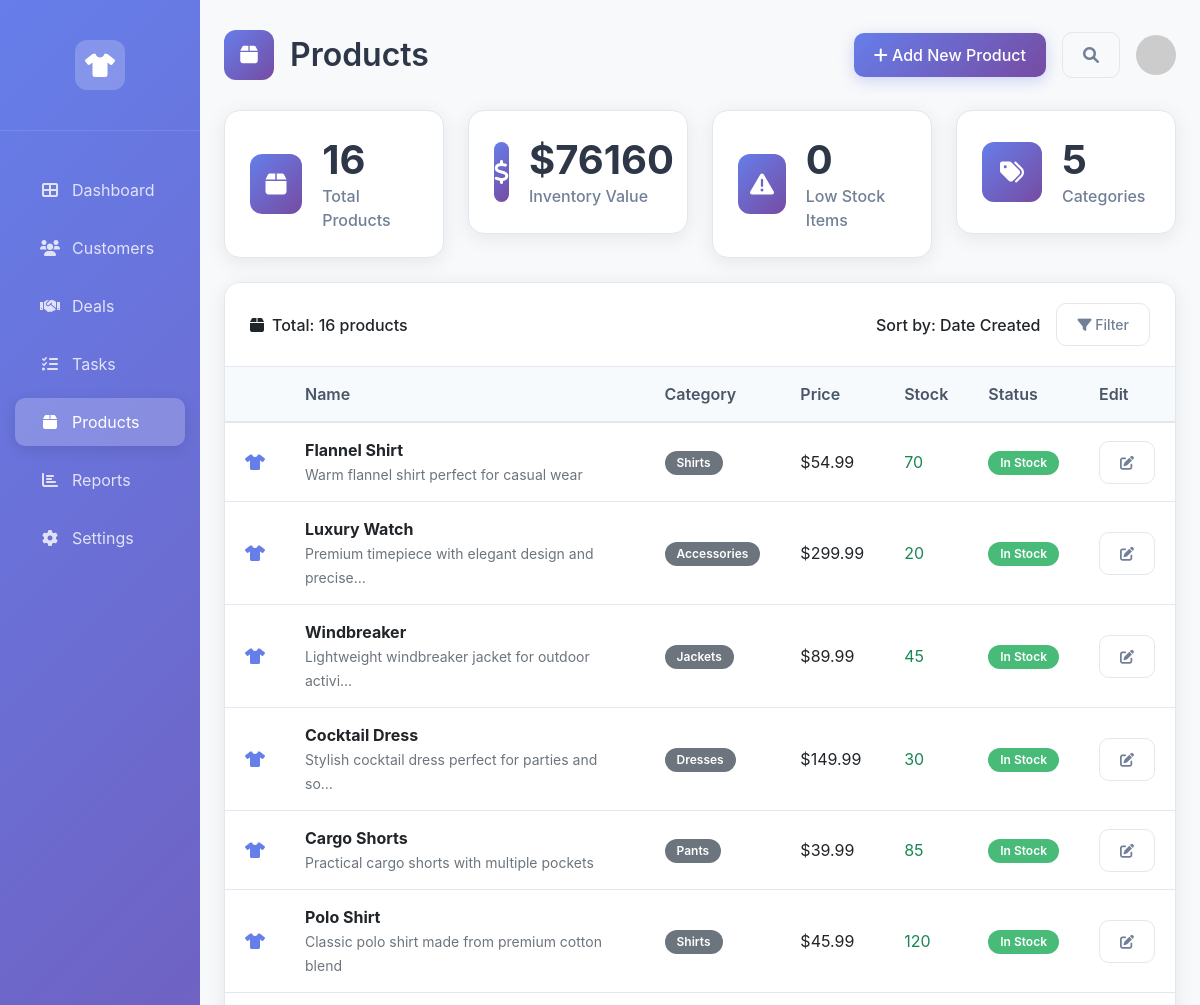
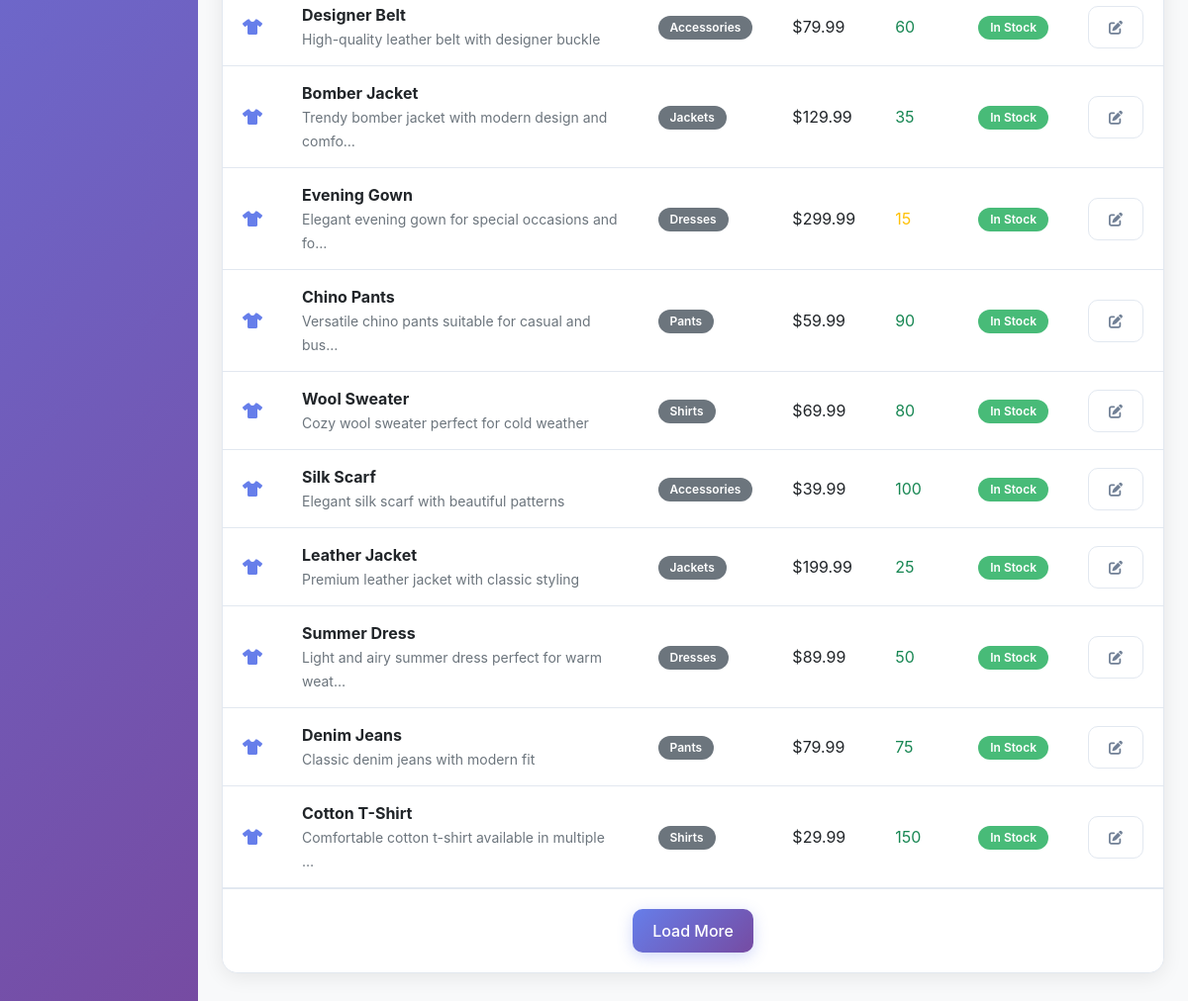
Screenshot of /products/ with the database file from the repository (2 pictures, top to bottom).
### erp/models.py (models this page shows, shortened)
class Product(models.Model):
    CATEGORY_CHOICES = [
        ('shirts', 'Shirts'),
        ('pants', 'Pants'),
        ('dresses', 'Dresses'),
        ('jackets', 'Jackets'),
        ('accessories', 'Accessories'),
    ]
    name = models.CharField(max_length=100)
    category = models.CharField(max_length=20, choices=CATEGORY_CHOICES)
    price = models.DecimalField(max_digits=10, decimal_places=2)
    stock_quantity = models.IntegerField(default=0)
    description = models.TextField(blank=True)
    created_at = models.DateTimeField(auto_now_add=True)

### erp/views.py (the view)
# urls.py: path('products/', views.products_list, name='products_list'),
def products_list(request):
    products = Product.objects.all().order_by('-created_at')
    total_products = products.count()
    total_value = sum(product.price * product.stock_quantity for product in products)
    low_stock_count = products.filter(stock_quantity__lt=10).count()
    context = {
        'products': products,
        'total_products': total_products,
        'total_value': total_value,
        'low_stock_count': low_stock_count,
    }
    return render(request, 'erp/products.html', context)

### templates/erp/products.html (shortened to what this page needs)
{% extends 'base.html' %}
{% block content %}
<div class="page-header">
    <div class="d-flex justify-content-between align-items-center">
        <div class="d-flex align-items-center">
            <div class="page-icon me-3">
                <i class="fas fa-box"></i>
            </div>
            <h1 class="page-title">Products</h1>
        </div>
        <div class="d-flex align-items-center">
            <a href="{% url 'product_create' %}" class="btn btn-primary me-3">
                <i class="fas fa-plus"></i> Add New Product
            </a>
            <button class="btn btn-outline-secondary me-3">
                <i class="fas fa-search"></i>
            </button>
            <div class="user-avatar">
                <img src="https://via.placeholder.com/40" alt="User" class="rounded-circle">
            </div>
        </div>
    </div>
</div>
<div class="row mb-4">
    <div class="col-md-3">
        <div class="stat-card">
            <div class="stat-icon">
                <i class="fas fa-box"></i>
            </div>
            <div class="stat-content">
                <h3>{{ total_products }}</h3>
                <p>Total Products</p>
            </div>
        </div>
    </div>
    <div class="col-md-3">
        <div class="stat-card">
            <div class="stat-icon">
                <i class="fas fa-dollar-sign"></i>
            </div>
            <div class="stat-content">
                <h3>${{ total_value|floatformat:0 }}</h3>
                <p>Inventory Value</p>
            </div>
        </div>
    </div>
    <div class="col-md-3">
        <div class="stat-card">
            <div class="stat-icon">
                <i class="fas fa-exclamation-triangle"></i>
            </div>
            <div class="stat-content">
                <h3>{{ low_stock_count }}</h3>
                <p>Low Stock Items</p>
            </div>
        </div>
    </div>
    <div class="col-md-3">
        <div class="stat-card">
            <div class="stat-icon">
                <i class="fas fa-tags"></i>
            </div>
            <div class="stat-content">
                <h3>5</h3>
                <p>Categories</p>
            </div>
        </div>
    </div>
</div>
<div class="content-card">
    <div class="card-header">
        <div class="d-flex justify-content-between align-items-center">
            <div class="d-flex align-items-center">
                <i class="fas fa-box me-2"></i>
                <span>Total: {{ total_products }} products</span>
            </div>
            <div class="d-flex align-items-center">
                <span class="me-3">Sort by: Date Created</span>
                <button class="btn btn-outline-secondary btn-sm">
                    <i class="fas fa-filter"></i> Filter
                </button>
            </div>
        </div>
    </div>
    <div class="table-responsive">
        <table class="table table-hover">
            <thead>
                <tr>
                    <th width="5%"></th>
                    <th>Name</th>
                    <th>Category</th>
                    <th>Price</th>
                    <th>Stock</th>
                    <th>Status</th>
                    <th width="10%">Edit</th>
                </tr>
            </thead>
            <tbody>
                {% for product in products %}
                <tr>
                    <td>
                        <div class="product-avatar">
                            <i class="fas fa-tshirt text-primary"></i>
                        </div>
                    </td>
                    <td>
                        <strong>{{ product.name }}</strong>
                        {% if product.description %}
                        <br><small class="text-muted">{{ product.description|truncatechars:50 }}</small>
                        {% endif %}
                    </td>
                    <td>
                        <span class="badge bg-secondary">{{ product.get_category_display }}</span>
                    </td>
                    <td>${{ product.price }}</td>
                    <td>
                        <span class="{% if product.stock_quantity < 10 %}text-danger{% elif product.stock_quantity < 20 %}text-warning{% else %}text-success{% endif %}">
                            {{ product.stock_quantity }}
                        </span>
                    </td>
                    <td>
                        {% if product.stock_quantity == 0 %}
                        <span class="badge bg-danger">Out of Stock</span>
                        {% elif product.stock_quantity < 10 %}
                        <span class="badge bg-warning">Low Stock</span>
                        {% else %}
                        <span class="badge bg-success">In Stock</span>
                        {% endif %}
                    </td>
                    <td>
                        <button class="btn btn-sm btn-outline-secondary">
                            <i class="fas fa-edit"></i>
                        </button>
                    </td>
                </tr>
                {% empty %}
                <tr>
                    <td colspan="7" class="text-center text-muted py-4">
                        No products found. <a href="{% url 'product_create' %}">Add your first product</a>
                    </td>
                </tr>
                {% endfor %}
            </tbody>
        </table>
    </div>
    {% if products %}
    <div class="card-footer text-center">
        <button class="btn btn-primary">Load More</button>
    </div>
    {% endif %}
</div>
{% endblock %}

### static/css/style.css (style rules this page uses)
body { font-family: -apple-system, BlinkMacSystemFont, 'Segoe UI', Roboto, sans-serif; background-color: #f8f9fa; margin: 0; padding: 0; }
.page-header, .dashboard-header { margin-bottom: 30px; }
.page-title { font-size: 2rem; font-weight: 600; color: #2d3748; margin: 0; }
.page-icon { width: 50px; height: 50px; background: linear-gradient(135deg, #667eea 0%, #764ba2 100%); border-radius: 12px; display: flex; align-items: center; justify-content: center; color: white; font-size: 20px; }
.content-card { background: white; border-radius: 16px; box-shadow: 0 4px 20px rgba(0,0,0,0.08); border: 1px solid #e2e8f0; overflow: hidden; }
.content-card .card-header { background: white; border-bottom: 1px solid #e2e8f0; padding: 20px 25px; font-weight: 500; }
.card-header { background: white; border-bottom: 1px solid #e2e8f0; padding: 20px 25px; font-weight: 500; }
.table { margin-bottom: 0; }
.table th { border-top: none; border-bottom: 2px solid #e2e8f0; font-weight: 600; color: #4a5568; padding: 15px 20px; background: #f7fafc; }
.table td { padding: 15px 20px; vertical-align: middle; border-bottom: 1px solid #e2e8f0; }
.customer-avatar img, .deal-avatar img, .user-avatar img { width: 40px; height: 40px; object-fit: cover; }
.badge { font-size: 0.75rem; font-weight: 600; padding: 6px 12px; border-radius: 20px; }
.bg-success { background-color: #48bb78 !important; }
.stat-card { background: white; border-radius: 16px; padding: 25px; box-shadow: 0 4px 20px rgba(0,0,0,0.08); border: 1px solid #e2e8f0; display: flex; align-items: center; }
.stat-icon { width: 60px; height: 60px; background: linear-gradient(135deg, #667eea 0%, #764ba2 100%); border-radius: 12px; display: flex; align-items: center; justify-content: center; color: white; font-size: 24px; margin-right: 20px; }
.stat-content h3 { font-size: 2.5rem; font-weight: 700; margin: 0; color: #2d3748; }
.stat-content p { margin: 0; color: #718096; font-weight: 500; }
.btn { border-radius: 10px; font-weight: 500; padding: 10px 20px; transition: all 0.3s ease; }
.btn-primary { background: linear-gradient(135deg, #667eea 0%, #764ba2 100%); border: none; box-shadow: 0 4px 15px rgba(102, 126, 234, 0.3); }
.btn-outline-secondary { border-color: #e2e8f0; color: #718096; }
.text-primary { color: #667eea !important; }
.card-footer { background: white; border-top: 1px solid #e2e8f0; padding: 20px 25px; }

### rows the page displays
Product: name "Flannel Shirt", description "Warm flannel shirt perfect for casual wear", category "Shirts", price "54.99", stock_quantity "70", shows "In Stock"
Product: name "Luxury Watch", description "Premium timepiece with elegant design and precise…", category "Accessories", price "299.99", stock_quantity "20", shows "In Stock"
Product: name "Windbreaker", description "Lightweight windbreaker jacket for outdoor activi…", category "Jackets", price "89.99", stock_quantity "45", shows "In Stock"
Product: name "Cocktail Dress", description "Stylish cocktail dress perfect for parties and so…", category "Dresses", price "149.99", stock_quantity "30", shows "In Stock"
Product: name "Cargo Shorts", description "Practical cargo shorts with multiple pockets", category "Pants", price "39.99", stock_quantity "85", shows "In Stock"
Product: name "Polo Shirt", description "Classic polo shirt made from premium cotton blend", category "Shirts", price "45.99", stock_quantity "120", shows "In Stock"
Product: name "Designer Belt", description "High-quality leather belt with designer buckle", category "Accessories", price "79.99", stock_quantity "60", shows "In Stock"
Product: name "Bomber Jacket", description "Trendy bomber jacket with modern design and comfo…", category "Jackets", price "129.99", stock_quantity "35", shows "In Stock"
Product: name "Evening Gown", description "Elegant evening gown for special occasions and fo…", category "Dresses", price "299.99", stock_quantity "15", shows "In Stock"
Product: name "Chino Pants", description "Versatile chino pants suitable for casual and bus…", category "Pants", price "59.99", stock_quantity "90", shows "In Stock"
Product: name "Wool Sweater", description "Cozy wool sweater perfect for cold weather", category "Shirts", price "69.99", stock_quantity "80", shows "In Stock"
Product: name "Silk Scarf", description "Elegant silk scarf with beautiful patterns", category "Accessories", price "39.99", stock_quantity "100", shows "In Stock"
Product: name "Leather Jacket", description "Premium leather jacket with classic styling", category "Jackets", price "199.99", stock_quantity "25", shows "In Stock"
Product: name "Summer Dress", description "Light and airy summer dress perfect for warm weat…", category "Dresses", price "89.99", stock_quantity "50", shows "In Stock"
Product: name "Denim Jeans", description "Classic denim jeans with modern fit", category "Pants", price "79.99", stock_quantity "75", shows "In Stock"
Product: name "Cotton T-Shirt", description "Comfortable cotton t-shirt available in multiple …", category "Shirts", price "29.99", stock_quantity "150", shows "In Stock"

### other values shown
{{ total_products }} "16"
{{ total_value|floatformat:0 }} "76160"
{{ low_stock_count }} "0"
